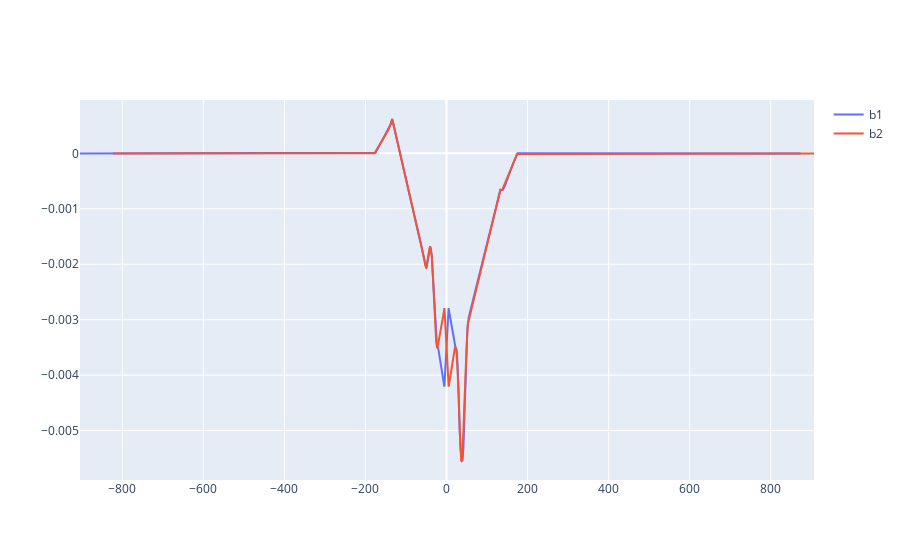

This figure's notebook cell:
### Code cell
fig = go.Figure()

fig.add_trace(go.Scatter(x=s_b1, y=x_b1, mode='lines', name = 'b1'))
fig.add_trace(go.Scatter(x=s_b2, y=x_b2, mode='lines', name = 'b2'))

fig.show()

### Figure 1 — Plotly figure (JSON) as saved in the notebook; plotly's stock layout.template omitted (floating-point values rounded to 4 significant figures; data arrays with more than 128 entries replaced by an {"elided": "..."} marker saying what was removed)
{"data": [{"mode": "lines", "name": "b1", "type": "scatter", "x": {"elided": "10001 float values"}, "y": {"elided": "10001 float values"}}, {"mode": "lines", "name": "b2", "type": "scatter", "x": {"elided": "10001 float values"}, "y": {"elided": "10001 float values"}}], "layout": {}}
